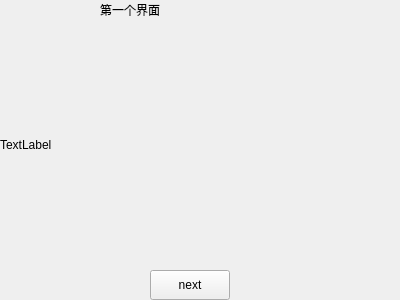
<?xml version="1.0" encoding="UTF-8"?>
<ui version="4.0">
 <class>Form01</class>
 <widget class="QWidget" name="Form01">
  <property name="geometry">
   <rect>
    <x>0</x>
    <y>0</y>
    <width>400</width>
    <height>300</height>
   </rect>
  </property>
  <property name="windowTitle">
   <string>Form</string>
  </property>
  <widget class="QLabel" name="label">
   <property name="geometry">
    <rect>
     <x>100</x>
     <y>0</y>
     <width>200</width>
     <height>20</height>
    </rect>
   </property>
   <property name="text">
    <string>第一个界面</string>
   </property>
  </widget>
  <widget class="QLabel" name="label_2">
   <property name="geometry">
    <rect>
     <x>0</x>
     <y>30</y>
     <width>400</width>
     <height>230</height>
    </rect>
   </property>
   <property name="text">
    <string>TextLabel</string>
   </property>
  </widget>
  <widget class="QPushButton" name="pushButton">
   <property name="geometry">
    <rect>
     <x>150</x>
     <y>270</y>
     <width>80</width>
     <height>30</height>
    </rect>
   </property>
   <property name="text">
    <string>next</string>
   </property>
  </widget>
 </widget>
 <resources/>
 <connections/>
</ui>
